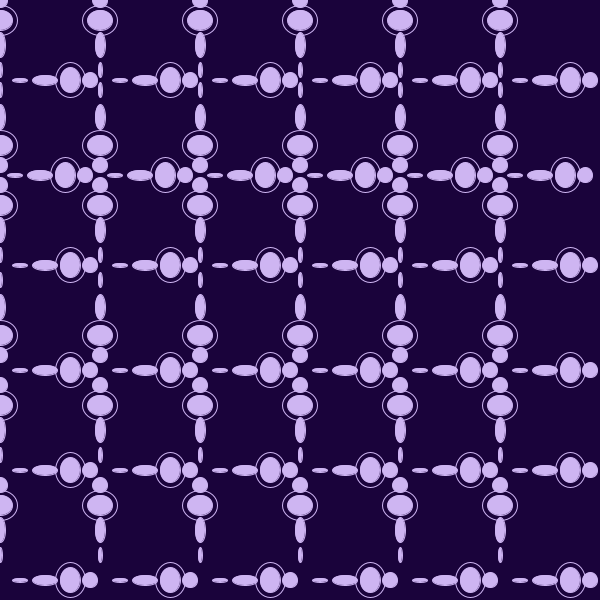
Frame 1 (no input)
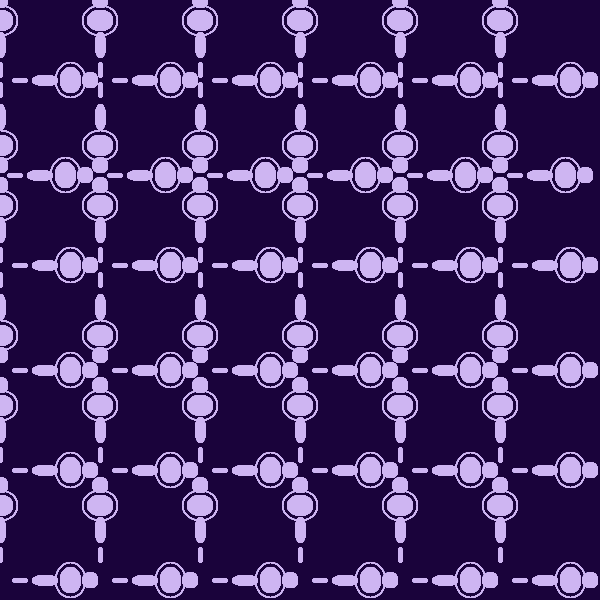
Frame 60 (the mouse pressed at the canvas centre just before this capture)
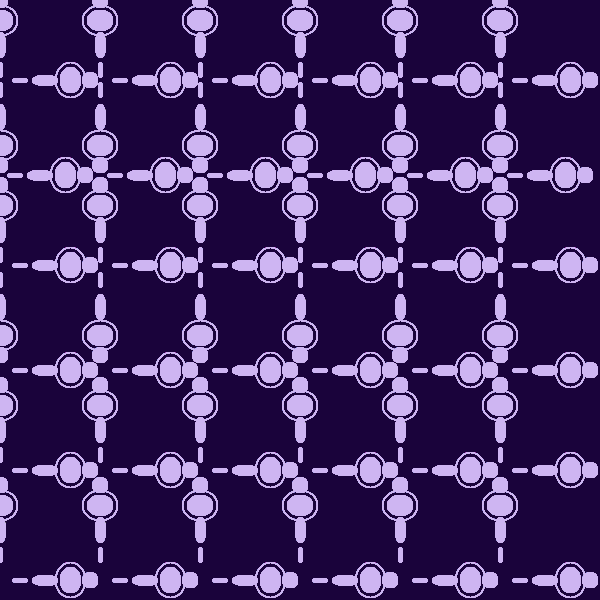
Frame 120 (the mouse held since frame 60 and released just before this capture)

The Processing sketch that drew these frames (run headless with seeded random() and noise(); from frame 60 on, the mouse is pressed at the canvas centre):

// Processing sketch: processing_72344
// ── processing_72344.pde

 int x =206;
  int y = 181;
  int m =242;
  int r=265;
  int p=185;
  int s= 175;
  int t=290;
  int u= 190;
  int v= 385;
  int w= 390;
  int z= 485;
  int c= 500;
void setup(){
 
  
size (600,600);
background(26,3,59);

}



void draw(){
  
  for(int i=0; i<600; i=i+100){
  stroke(x,y,m);
  fill(x,y,m);
  ellipse(i,0,15,15);
  
  stroke(x,y,m);
  noFill();
  ellipse(i,20,35,30);
  
  stroke(x,y,m);
 fill(x,y,m);
  ellipse(i,20,25,20);
  
   
  stroke(x,y,m);
 fill(x,y,m);
  ellipse(i,45,10,25);
  
    stroke(x,y,m);
 fill(x,y,m);
  ellipse(i,70,4,15);
 
  
}

  for(int q=10; q<600; q=q+100){
  
  stroke(x,y,m);
  fill(x,y,m);
  ellipse(q+80,80,15,15);
  
  stroke(x,y,m);
  noFill();
  ellipse(q+60,80,30,35);
  
  stroke(x,y,m);
 fill(x,y,m);
  ellipse(q+60,80,20,25);
  
   
  stroke(x,y,m);
 fill(x,y,m);
  ellipse(q+35,80,25,10);

    stroke(x,y,m);
 fill(x,y,m);
  ellipse(q+10,80,15,4);
  
}
  
  
  for(int q=10; q<600; q=q+100){
  
  stroke(x,y,m);
  fill(x,y,m);
  ellipse(q+80,r,15,15);
  
  stroke(x,y,m);
  noFill();
  ellipse(q+60,r,30,35);
  
  stroke(x,y,m);
 fill(x,y,m);
  ellipse(q+60,r,20,25);
  
   
  stroke(x,y,m);
 fill(x,y,m);
  ellipse(q+35,r,25,10);

    stroke(x,y,m);
 fill(x,y,m);
  ellipse(q+10,r,15,4);
 
}

for(int i=0; i<600; i=i+100){
stroke(x,y,m);
  fill(x,y,m);
  ellipse(i,165,15,15);
  
  stroke(x,y,m);
  noFill();
  ellipse(i,145,35,30);
  
  stroke(x,y,m);
 fill(x,y,m);
  ellipse(i,145,25,20);
  
   
  stroke(x,y,m);
 fill(x,y,m);
  ellipse(i,117,10,25);
  
    stroke(x,y,m);
 fill(x,y,m);
  ellipse(i,90,4,15);
}
for(int i=0; i<600; i=i+100){
  stroke(x,y,m);
  fill(x,y,m);
  ellipse(i,0+p,15,15);
  
  stroke(x,y,m);
  noFill();
  ellipse(i,20+p,35,30);
  
  stroke(x,y,m);
 fill(x,y,m);
  ellipse(i,20+p,25,20);
  
   
  stroke(x,y,m);
 fill(x,y,m);
  ellipse(i,45+p,10,25);
  
    stroke(x,y,m);
 fill(x,y,m);
  ellipse(i,70+p,4,15);
}
for(int q=10; q<600; q=q+100){
  
  stroke(x,y,m);
  fill(x,y,m);
  ellipse(q+75,s,15,15);
  
  stroke(x,y,m);
  noFill();
  ellipse(q+55,s,30,35);
  
  stroke(x,y,m);
 fill(x,y,m);
  ellipse(q+55,s,20,25);
  
   
  stroke(x,y,m);
 fill(x,y,m);
  ellipse(q+30,s,25,10);

    stroke(x,y,m);
 fill(x,y,m);
  ellipse(q+5,s,15,4);

}

for(int q=10; q<600; q=q+100){
  
  stroke(x,y,m);
  fill(x,y,m);
  ellipse(q+80,t+80,15,15);
  
  stroke(x,y,m);
  noFill();
  ellipse(q+60,t+80,30,35);
  
  stroke(x,y,m);
 fill(x,y,m);
  ellipse(q+60,t+80,20,25);
  
   
  stroke(x,y,m);
 fill(x,y,m);
  ellipse(q+35,t+80,25,10);

    stroke(x,y,m);
 fill(x,y,m);
  ellipse(q+10,t+80,15,4);
  
}
for(int i=0; i<600; i=i+100){
stroke(x,y,m);
  fill(x,y,m);
  ellipse(i,165+u,15,15);
  
  stroke(x,y,m);
  noFill();
  ellipse(i,145+u,35,30);
  
  stroke(x,y,m);
 fill(x,y,m);
  ellipse(i,145+u,25,20);
  
   
  stroke(x,y,m);
 fill(x,y,m);
  ellipse(i,117+u,10,25);
  
    stroke(x,y,m);
 fill(x,y,m);
  ellipse(i,90+u,4,15);

}

for(int i=0; i<600; i=i+100){
  stroke(x,y,m);
  fill(x,y,m);
  ellipse(i,0+v,15,15);
  
  stroke(x,y,m);
  noFill();
  ellipse(i,20+v,35,30);
  
  stroke(x,y,m);
 fill(x,y,m);
  ellipse(i,20+v,25,20);
  
   
  stroke(x,y,m);
 fill(x,y,m);
  ellipse(i,45+v,10,25);
  
    stroke(x,y,m);
 fill(x,y,m);
  ellipse(i,70+v,4,15);
}
for(int q=10; q<600; q=q+100){
  
  stroke(x,y,m);
  fill(x,y,m);
  ellipse(q+80,w+80,15,15);
  
  stroke(x,y,m);
  noFill();
  ellipse(q+60,w+80,30,35);
  
  stroke(x,y,m);
 fill(x,y,m);
  ellipse(q+60,w+80,20,25);
  
   
  stroke(x,y,m);
 fill(x,y,m);
  ellipse(q+35,w+80,25,10);

    stroke(x,y,m);
 fill(x,y,m);
  ellipse(q+10,w+80,15,4);
}
for(int i=0; i<600; i=i+100){
  stroke(x,y,m);
  fill(x,y,m);
  ellipse(i,0+z,15,15);
  
  stroke(x,y,m);
  noFill();
  ellipse(i,20+z,35,30);
  
  stroke(x,y,m);
 fill(x,y,m);
  ellipse(i,20+z,25,20);
  
   
  stroke(x,y,m);
 fill(x,y,m);
  ellipse(i,45+z,10,25);
  
    stroke(x,y,m);
 fill(x,y,m);
  ellipse(i,70+z,4,15);
}
for(int q=10; q<600; q=q+100){
  
  stroke(x,y,m);
  fill(x,y,m);
  ellipse(q+80,c+80,15,15);
  
  stroke(x,y,m);
  noFill();
  ellipse(q+60,c+80,30,35);
  
  stroke(x,y,m);
 fill(x,y,m);
  ellipse(q+60,c+80,20,25);
  
   
  stroke(x,y,m);
 fill(x,y,m);
  ellipse(q+35,c+80,25,10);

    stroke(x,y,m);
 fill(x,y,m);
  ellipse(q+10,c+80,15,4);
}
}
